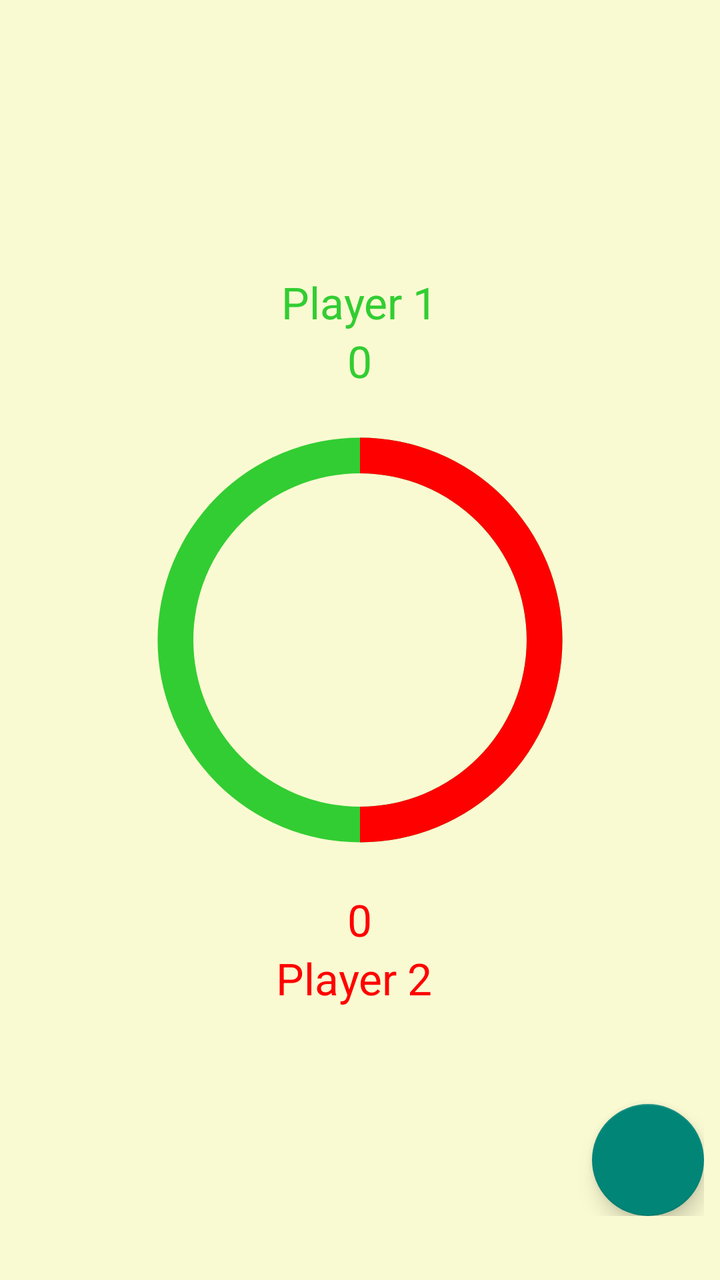
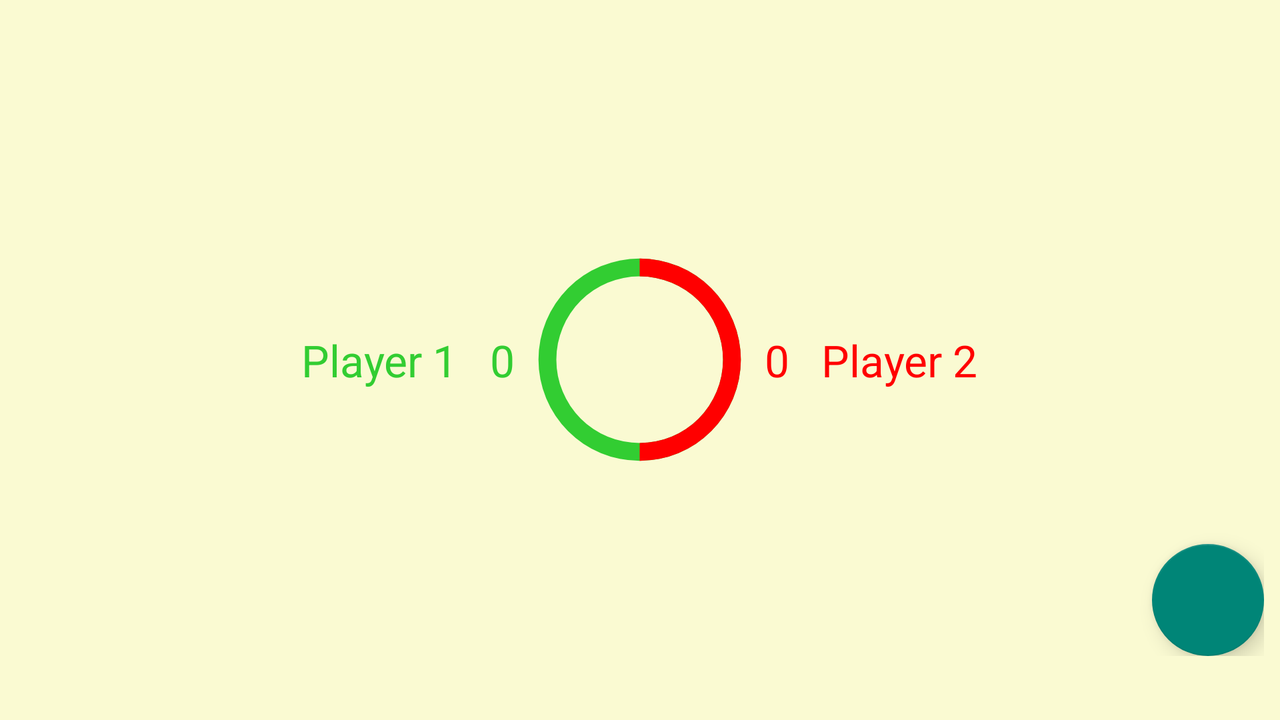

Compare how this app lays out the same screen by default and in its alternative resource folder. The renders come first, then the two layout files and the values they reference.
<!-- AndroidManifest.xml: application theme AppTheme -->
<!-- res/layout/fragment_main.xml -->
<android.support.design.widget.CoordinatorLayout xmlns:android="http://schemas.android.com/apk/res/android"
    xmlns:tools="http://schemas.android.com/tools"
    xmlns:app="http://schemas.android.com/apk/res-auto"
    android:layout_width="match_parent"
    android:layout_height="match_parent"
    tools:context=".MainActivityFragment"
    android:id="@+id/coordinatorLayout"
    android:background="@color/LightGoldenrodYellow"

    >



    <RelativeLayout
        android:layout_width="match_parent"
        android:layout_height="match_parent" android:paddingLeft="@dimen/activity_horizontal_margin"
        android:textColor="@color/White"
        android:paddingRight="@dimen/activity_horizontal_margin"
        android:paddingTop="@dimen/activity_vertical_margin"
        android:paddingBottom="@dimen/activity_vertical_margin" tools:context=".MainActivityFragment"
        android:id="@+id/relativeLayout">

        <ProgressBar
            android:id="@+id/circularProgressbar"
            android:layout_width="250dp"
            android:layout_height="250dp"
            style="?android:attr/progressBarStyleHorizontal"
            android:indeterminate="false"
            android:progress="50"
            android:max="100"
            android:secondaryProgress="100"
            android:layout_centerInParent="true"
            android:progressDrawable="@drawable/my_progress_bar" />




        <TextView
            android:layout_width="wrap_content"
            android:layout_height="wrap_content"
            android:textAppearance="?android:attr/textAppearanceLarge"
            android:text="0"
            android:id="@+id/textViewPoints"
            android:layout_above="@id/circularProgressbar"
            android:layout_centerHorizontal="true"
            android:textColor="@color/LimeGreen"/>

        <TextView
            android:layout_width="wrap_content"
            android:layout_height="wrap_content"
            android:textAppearance="?android:attr/textAppearanceLarge"
            android:text="0"
            android:id="@+id/textViewPoints2"
            android:layout_centerHorizontal="true"
            android:layout_below="@id/circularProgressbar"
            android:textColor="@color/Red"/>
        <TextView
            android:layout_width="wrap_content"
            android:layout_height="wrap_content"
            android:textAppearance="?android:attr/textAppearanceLarge"
            android:text="Player 1"
            android:layout_above="@id/textViewPoints"
            android:id="@+id/textView"
            android:layout_centerHorizontal="true"
            android:textColor="@color/LimeGreen"
            />

        <TextView
            android:layout_width="wrap_content"
            android:layout_height="wrap_content"
            android:textAppearance="?android:attr/textAppearanceLarge"
            android:text="Player 2 "
            android:id="@+id/textView2"
            android:layout_below="@id/textViewPoints2"
            android:layout_centerHorizontal="true"
            android:textColor="@color/Red"/>



        <android.support.design.widget.FloatingActionButton
            android:id="@+id/fab_image_button"
            android:layout_width="@dimen/fab_button_diameter"
            android:layout_height="@dimen/fab_button_diameter"
            android:layout_alignParentRight="true"
            android:layout_alignParentEnd="true"
            android:layout_alignParentBottom="true"
            android:src="@drawable/fab_ic_add"
            android:tint="@android:color/white"
            />

        <android.support.v7.widget.AppCompatButton
            android:id="@+id/fab_image_button2"
            android:layout_width="@dimen/fab_button_diameter"
            android:layout_height="@dimen/fab_button_diameter"
            android:layout_alignParentRight="true"
            android:layout_alignParentEnd="true"
            android:layout_above="@id/fab_image_button"
            android:layout_marginRight="@dimen/fab_button_margin_right"
            android:background="@drawable/fab_shape"
            android:backgroundTint="@android:color/holo_red_light"
            android:visibility="gone"
            android:onClick="ballClicked"
            />

        <android.support.v7.widget.AppCompatButton
            android:id="@+id/fab_image_button3"
            android:layout_width="@dimen/fab_button_diameter"
            android:layout_height="@dimen/fab_button_diameter"
            android:layout_alignParentRight="true"
            android:layout_alignParentEnd="true"
            android:layout_above="@id/fab_image_button2"
            android:layout_marginRight="@dimen/fab_button_margin_right"
            android:background="@drawable/fab_shape"
            android:backgroundTint="@color/Gold"
            android:visibility="gone"
            android:onClick="ballClicked"/>

        <android.support.v7.widget.AppCompatButton
            android:id="@+id/fab_image_button4"
            android:layout_width="@dimen/fab_button_diameter"
            android:layout_height="@dimen/fab_button_diameter"
            android:layout_alignParentRight="true"
            android:layout_alignParentEnd="true"
            android:layout_above="@id/fab_image_button3"
            android:layout_marginRight="@dimen/fab_button_margin_right"
            android:background="@drawable/fab_shape"
            android:backgroundTint="@color/Green"
            android:visibility="gone"
            android:onClick="ballClicked"/>

        <android.support.v7.widget.AppCompatButton
            android:id="@+id/fab_image_button5"
            android:layout_width="@dimen/fab_button_diameter"
            android:layout_height="@dimen/fab_button_diameter"
            android:layout_alignParentRight="true"
            android:layout_alignParentEnd="true"
            android:layout_above="@id/fab_image_button4"
            android:layout_marginRight="@dimen/fab_button_margin_right"
            android:background="@drawable/fab_shape"
            android:backgroundTint="@color/SaddleBrown"
            android:visibility="gone"
            android:onClick="ballClicked"/>

        <android.support.v7.widget.AppCompatButton
            android:id="@+id/fab_image_button6"
            android:layout_width="@dimen/fab_button_diameter"
            android:layout_height="@dimen/fab_button_diameter"
            android:layout_alignParentRight="true"
            android:layout_alignParentEnd="true"
            android:layout_above="@id/fab_image_button5"
            android:layout_marginRight="@dimen/fab_button_margin_right"
            android:background="@drawable/fab_shape"
            android:backgroundTint="@color/Blue"
            android:visibility="gone"
            android:onClick="ballClicked"/>

        <android.support.v7.widget.AppCompatButton
            android:id="@+id/fab_image_button7"
            android:layout_width="@dimen/fab_button_diameter"
            android:layout_height="@dimen/fab_button_diameter"
            android:layout_alignParentRight="true"
            android:layout_alignParentEnd="true"
            android:layout_above="@id/fab_image_button6"
            android:layout_marginRight="@dimen/fab_button_margin_right"
            android:background="@drawable/fab_shape"
            android:backgroundTint="@color/Pink"
            android:visibility="gone"
            android:onClick="ballClicked"/>

        <android.support.v7.widget.AppCompatButton
            android:id="@+id/fab_image_button8"
            android:layout_width="@dimen/fab_button_diameter"
            android:layout_height="@dimen/fab_button_diameter"
            android:layout_alignParentRight="true"
            android:layout_alignParentEnd="true"
            android:layout_above="@id/fab_image_button7"
            android:layout_marginRight="@dimen/fab_button_margin_right"
            android:background="@drawable/fab_shape"
            android:backgroundTint="@color/Black"
            android:visibility="gone"
            android:onClick="ballClicked"/>



    </RelativeLayout>
</android.support.design.widget.CoordinatorLayout>
<!-- resources referenced by this layout -->
<resources>
  <color name="Black">#000000</color>
  <color name="Blue">#0000FF</color>
  <color name="Gold">#FFD700</color>
  <color name="Green">#008000</color>
  <color name="LightGoldenrodYellow">#FAFAD2</color>
  <color name="LimeGreen">#32CD32</color>
  <color name="Pink">#FFC0CB</color>
  <color name="Red">#FF0000</color>
  <color name="SaddleBrown">#8B4513</color>
  <color name="White">#FFFFFF</color>
  <dimen name="activity_horizontal_margin">8dp</dimen>
  <dimen name="activity_vertical_margin">32dp</dimen>
  <dimen name="fab_button_diameter">56dp</dimen>
  <dimen name="fab_button_margin_right">16dp</dimen>
  <!-- drawable my_progress_bar (drawable) -->
  <?xml version="1.0" encoding="utf-8"?>
  <layer-list xmlns:android="http://schemas.android.com/apk/res/android" >
      <item android:id="@android:id/secondaryProgress">
          <shape
              android:innerRadiusRatio="3"
              android:shape="ring"
              android:useLevel="true"
              android:thicknessRatio="14.0">
  
              <gradient
                  android:startColor="@color/LimeGreen"
                  android:endColor="@color/LimeGreen"
                  android:centerColor="@color/LimeGreen"
                  android:type="sweep" />
          </shape>
      </item>
      <item android:id="@android:id/progress">
          <rotate
              android:fromDegrees="270"
              android:pivotX="50%"
              android:pivotY="50%"
              android:toDegrees="270" >
              <shape
                  android:innerRadiusRatio="3"
                  android:shape="ring"
                  android:useLevel="true"
                  android:thicknessRatio="14.0">
                  <rotate
                      android:fromDegrees="0"
                      android:toDegrees="360"
                      android:pivotX="50%"
                      android:pivotY="50%" />
                  <gradient
                      android:startColor="@color/Red"
                      android:endColor="@color/Red"
                      android:centerColor="@color/Red"
                      android:type="sweep" />
              </shape>
          </rotate>
      </item>
  </layer-list>
  <style name="AppTheme" parent="Theme.AppCompat.Light.DarkActionBar">
          
          <item name="colorPrimary">@color/primary</item>
          <item name="colorPrimaryDark">@color/primaryDark</item>
      </style>
  <color name="primary">#03A9F4</color>
  <color name="primaryDark">#0288D1</color>
</resources>
<!-- res/layout-land/fragment_main.xml (the repository's variant of the layout above) -->
<!-- drawn on the phone turned sideways -->
<android.support.design.widget.CoordinatorLayout xmlns:android="http://schemas.android.com/apk/res/android"
    xmlns:tools="http://schemas.android.com/tools"
    xmlns:app="http://schemas.android.com/apk/res-auto"
    android:layout_width="match_parent"
    android:layout_height="match_parent"
    tools:context=".MainActivityFragment"
    android:id="@+id/coordinatorLayout"
    android:background="@color/LightGoldenrodYellow"

    >



    <RelativeLayout
        android:layout_width="match_parent"
        android:layout_height="match_parent" android:paddingLeft="@dimen/activity_horizontal_margin"
        android:textColor="@color/White"
        android:paddingRight="@dimen/activity_horizontal_margin"
        android:paddingTop="@dimen/activity_vertical_margin"
        android:paddingBottom="@dimen/activity_vertical_margin" tools:context=".MainActivityFragment"
        android:id="@+id/relativeLayout">



        <ProgressBar
            android:id="@+id/circularProgressbar"
            android:layout_width="125dp"
            android:layout_height="125dp"
            style="?android:attr/progressBarStyleHorizontal"
            android:indeterminate="false"
            android:progress="50"
            android:max="100"
            android:secondaryProgress="100"
            android:transformPivotX="50dp"
            android:layout_centerInParent="true"
            android:progressDrawable="@drawable/my_progress_bar" />


        <TextView
            android:layout_width="wrap_content"
            android:layout_height="wrap_content"
            android:textAppearance="?android:attr/textAppearanceLarge"
            android:text="Player 1"
            android:layout_toLeftOf="@id/textViewPoints"
            android:id="@+id/textView"
            android:layout_centerVertical="true"
            android:textColor="@color/LimeGreen"
            />

        <TextView
            android:layout_width="wrap_content"
            android:layout_height="wrap_content"
            android:textAppearance="?android:attr/textAppearanceLarge"
            android:text="Player 2 "
            android:id="@+id/textView2"
            android:layout_toRightOf="@id/textViewPoints2"
            android:layout_centerVertical="true"
            android:textColor="@color/Red"/>

        <TextView
            android:layout_width="wrap_content"
            android:layout_height="wrap_content"
            android:textAppearance="?android:attr/textAppearanceLarge"
            android:text="0"
            android:layout_marginLeft="16dp"
            android:id="@+id/textViewPoints"
            android:layout_toLeftOf="@id/circularProgressbar"
            android:layout_centerVertical="true"
            android:textColor="@color/LimeGreen"/>

        <TextView
            android:layout_width="wrap_content"
            android:layout_height="wrap_content"
            android:textAppearance="?android:attr/textAppearanceLarge"
            android:text="0"
            android:layout_marginRight="16dp"
            android:id="@+id/textViewPoints2"
            android:layout_centerVertical="true"
            android:layout_toRightOf="@id/circularProgressbar"
            android:textColor="@color/Red"/>



        <android.support.design.widget.FloatingActionButton
            android:id="@+id/fab_image_button"
            android:layout_width="@dimen/fab_button_diameter"
            android:layout_height="@dimen/fab_button_diameter"
            android:layout_alignParentRight="true"
            android:layout_alignParentEnd="true"
            android:layout_alignParentBottom="true"
            android:src="@drawable/fab_ic_add"
            android:tint="@android:color/white"/>

        <android.support.v7.widget.AppCompatButton
            android:id="@+id/fab_image_button2"
            android:layout_width="@dimen/fab_button_diameter"
            android:layout_height="@dimen/fab_button_diameter"
            android:layout_alignParentBottom="true"
            android:layout_toLeftOf="@id/fab_image_button"
            android:layout_marginRight="8dp"
            android:layout_marginBottom="@dimen/fab_button_margin_bottom"
            android:background="@drawable/fab_shape"
            android:backgroundTint="@android:color/holo_red_light"
            android:visibility="gone"
            android:onClick="ballClicked"/>

        <android.support.v7.widget.AppCompatButton
            android:id="@+id/fab_image_button3"
            android:layout_width="@dimen/fab_button_diameter"
            android:layout_height="@dimen/fab_button_diameter"
            android:layout_alignParentBottom="true"
            android:layout_toLeftOf="@id/fab_image_button2"
            android:layout_marginRight="8dp"
            android:layout_marginBottom="@dimen/fab_button_margin_bottom"
            android:background="@drawable/fab_shape"
            android:backgroundTint="@color/Gold"
            android:visibility="gone"
            android:onClick="ballClicked"/>

        <android.support.v7.widget.AppCompatButton
            android:id="@+id/fab_image_button4"
            android:layout_width="@dimen/fab_button_diameter"
            android:layout_height="@dimen/fab_button_diameter"
            android:layout_alignParentBottom="true"
            android:layout_toLeftOf="@id/fab_image_button3"
            android:layout_marginRight="8dp"
            android:layout_marginBottom="@dimen/fab_button_margin_bottom"
            android:background="@drawable/fab_shape"
            android:backgroundTint="@color/Green"
            android:visibility="gone"
            android:onClick="ballClicked"/>

        <android.support.v7.widget.AppCompatButton
            android:id="@+id/fab_image_button5"
            android:layout_width="@dimen/fab_button_diameter"
            android:layout_height="@dimen/fab_button_diameter"
            android:layout_alignParentBottom="true"
            android:layout_toLeftOf="@id/fab_image_button4"
            android:layout_marginRight="8dp"
            android:layout_marginBottom="@dimen/fab_button_margin_bottom"
            android:background="@drawable/fab_shape"
            android:backgroundTint="@color/SaddleBrown"
            android:visibility="gone"
            android:onClick="ballClicked"/>

        <android.support.v7.widget.AppCompatButton
            android:id="@+id/fab_image_button6"
            android:layout_width="@dimen/fab_button_diameter"
            android:layout_height="@dimen/fab_button_diameter"
            android:layout_alignParentBottom="true"
            android:layout_toLeftOf="@id/fab_image_button5"
            android:layout_marginRight="8dp"
            android:layout_marginBottom="@dimen/fab_button_margin_bottom"
            android:background="@drawable/fab_shape"
            android:backgroundTint="@color/Blue"
            android:visibility="gone"
            android:onClick="ballClicked"/>

        <android.support.v7.widget.AppCompatButton
            android:id="@+id/fab_image_button7"
            android:layout_width="@dimen/fab_button_diameter"
            android:layout_height="@dimen/fab_button_diameter"
            android:layout_alignParentBottom="true"
            android:layout_toLeftOf="@id/fab_image_button6"
            android:layout_marginRight="8dp"
            android:layout_marginBottom="@dimen/fab_button_margin_bottom"
            android:background="@drawable/fab_shape"
            android:backgroundTint="@color/Pink"
            android:visibility="gone"
            android:onClick="ballClicked"/>

        <android.support.v7.widget.AppCompatButton
            android:id="@+id/fab_image_button8"
            android:layout_width="@dimen/fab_button_diameter"
            android:layout_height="@dimen/fab_button_diameter"
            android:layout_alignParentBottom="true"
            android:layout_toLeftOf="@id/fab_image_button7"
            android:layout_marginRight="8dp"
            android:layout_marginBottom="@dimen/fab_button_margin_bottom"
            android:background="@drawable/fab_shape"
            android:backgroundTint="@color/Black"
            android:visibility="gone"
            android:onClick="ballClicked"/>



    </RelativeLayout>
</android.support.design.widget.CoordinatorLayout>
<!-- resources referenced by the variant -->
<!-- as the phone turned sideways resolves them -->
<resources>
  <color name="Black">#000000</color>
  <color name="Blue">#0000FF</color>
  <color name="Gold">#FFD700</color>
  <color name="Green">#008000</color>
  <color name="LightGoldenrodYellow">#FAFAD2</color>
  <color name="LimeGreen">#32CD32</color>
  <color name="Pink">#FFC0CB</color>
  <color name="Red">#FF0000</color>
  <color name="SaddleBrown">#8B4513</color>
  <color name="White">#FFFFFF</color>
  <dimen name="activity_horizontal_margin">8dp</dimen>
  <dimen name="activity_vertical_margin">32dp</dimen>
  <dimen name="fab_button_diameter">56dp</dimen>
  <dimen name="fab_button_margin_bottom">16dp</dimen>
  <!-- drawable my_progress_bar (drawable) -->
  <?xml version="1.0" encoding="utf-8"?>
  <layer-list xmlns:android="http://schemas.android.com/apk/res/android" >
      <item android:id="@android:id/secondaryProgress">
          <shape
              android:innerRadiusRatio="3"
              android:shape="ring"
              android:useLevel="true"
              android:thicknessRatio="14.0">
  
              <gradient
                  android:startColor="@color/LimeGreen"
                  android:endColor="@color/LimeGreen"
                  android:centerColor="@color/LimeGreen"
                  android:type="sweep" />
          </shape>
      </item>
      <item android:id="@android:id/progress">
          <rotate
              android:fromDegrees="270"
              android:pivotX="50%"
              android:pivotY="50%"
              android:toDegrees="270" >
              <shape
                  android:innerRadiusRatio="3"
                  android:shape="ring"
                  android:useLevel="true"
                  android:thicknessRatio="14.0">
                  <rotate
                      android:fromDegrees="0"
                      android:toDegrees="360"
                      android:pivotX="50%"
                      android:pivotY="50%" />
                  <gradient
                      android:startColor="@color/Red"
                      android:endColor="@color/Red"
                      android:centerColor="@color/Red"
                      android:type="sweep" />
              </shape>
          </rotate>
      </item>
  </layer-list>
  <style name="AppTheme" parent="Theme.AppCompat.Light.DarkActionBar">
          
          <item name="colorPrimary">@color/primary</item>
          <item name="colorPrimaryDark">@color/primaryDark</item>
      </style>
  <color name="primary">#03A9F4</color>
  <color name="primaryDark">#0288D1</color>
</resources>
